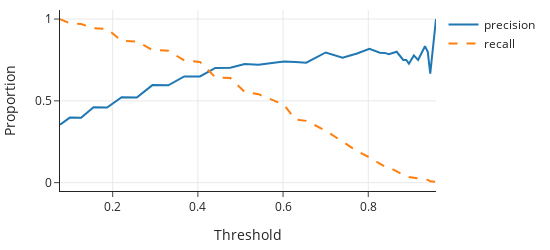

Notebook code for this chart:
### Markdown cell above
To see how precision and recall relate, we plot them both against the threshold $ \tau $:

### Code cell
fig = go.Figure()
              
fig.add_trace(go.Scatter(x=tpr_df["threshold"], y=tpr_df["precision"], name="precision"))

fig.add_trace(go.Scatter(x=tpr_df["threshold"], y=tpr_df["recall"], name="recall",
                         line=dict(dash='dash')))

fig.update_layout(width=550, height=250, 
                  xaxis_title="Threshold", yaxis_title="Proportion")
fig

### Figure 1 — Plotly figure (JSON) as saved in the notebook; plotly's stock layout.template omitted (floating-point values rounded to 4 significant figures)
{"data": [{"name": "precision", "type": "scatter", "x": [0.07633, 0.09944, 0.1258, 0.1551, 0.187, 0.221, 0.2566, 0.2933, 0.3306, 0.3679, 0.4049, 0.4411, 0.4762, 0.51, 0.5423, 0.6018, 0.6289, 0.6544, 0.7002, 0.7397, 0.7736, 0.8026, 0.8274, 0.8384, 0.8485, 0.8666, 0.8822, 0.8891, 0.8955, 0.907, 0.917, 0.9331, 0.9397, 0.9455, 0.959], "y": [0.3536, 0.3975, 0.3972, 0.4603, 0.4591, 0.522, 0.5207, 0.5962, 0.5949, 0.6493, 0.6491, 0.7009, 0.7028, 0.7247, 0.72, 0.74, 0.7377, 0.7333, 0.7957, 0.7632, 0.7895, 0.8182, 0.7941, 0.7931, 0.7857, 0.8, 0.75, 0.75, 0.7273, 0.7778, 0.75, 0.8333, 0.8, 0.6667, 1]}, {"line": {"dash": "dash"}, "name": "recall", "type": "scatter", "x": [0.07633, 0.09944, 0.1258, 0.1551, 0.187, 0.221, 0.2566, 0.2933, 0.3306, 0.3679, 0.4049, 0.4411, 0.4762, 0.51, 0.5423, 0.6018, 0.6289, 0.6544, 0.7002, 0.7397, 0.7736, 0.8026, 0.8274, 0.8384, 0.8485, 0.8666, 0.8822, 0.8891, 0.8955, 0.907, 0.917, 0.9331, 0.9397, 0.9455, 0.959], "y": [1, 0.9742, 0.97, 0.9442, 0.9399, 0.867, 0.8627, 0.8112, 0.8069, 0.7468, 0.7382, 0.6438, 0.6395, 0.5536, 0.5408, 0.4764, 0.3863, 0.3777, 0.3176, 0.2489, 0.1931, 0.1545, 0.1159, 0.09871, 0.09442, 0.06867, 0.0515, 0.03863, 0.03433, 0.03004, 0.02575, 0.02146, 0.01717, 0.008584, 0.004292]}], "layout": {"height": 250, "width": 550, "xaxis": {"autorange": true, "range": [0.07633, 0.959], "title": {"text": "Threshold"}, "type": "linear"}, "yaxis": {"autorange": true, "range": [-0.05103, 1.055], "title": {"text": "Proportion"}, "type": "linear"}}}
